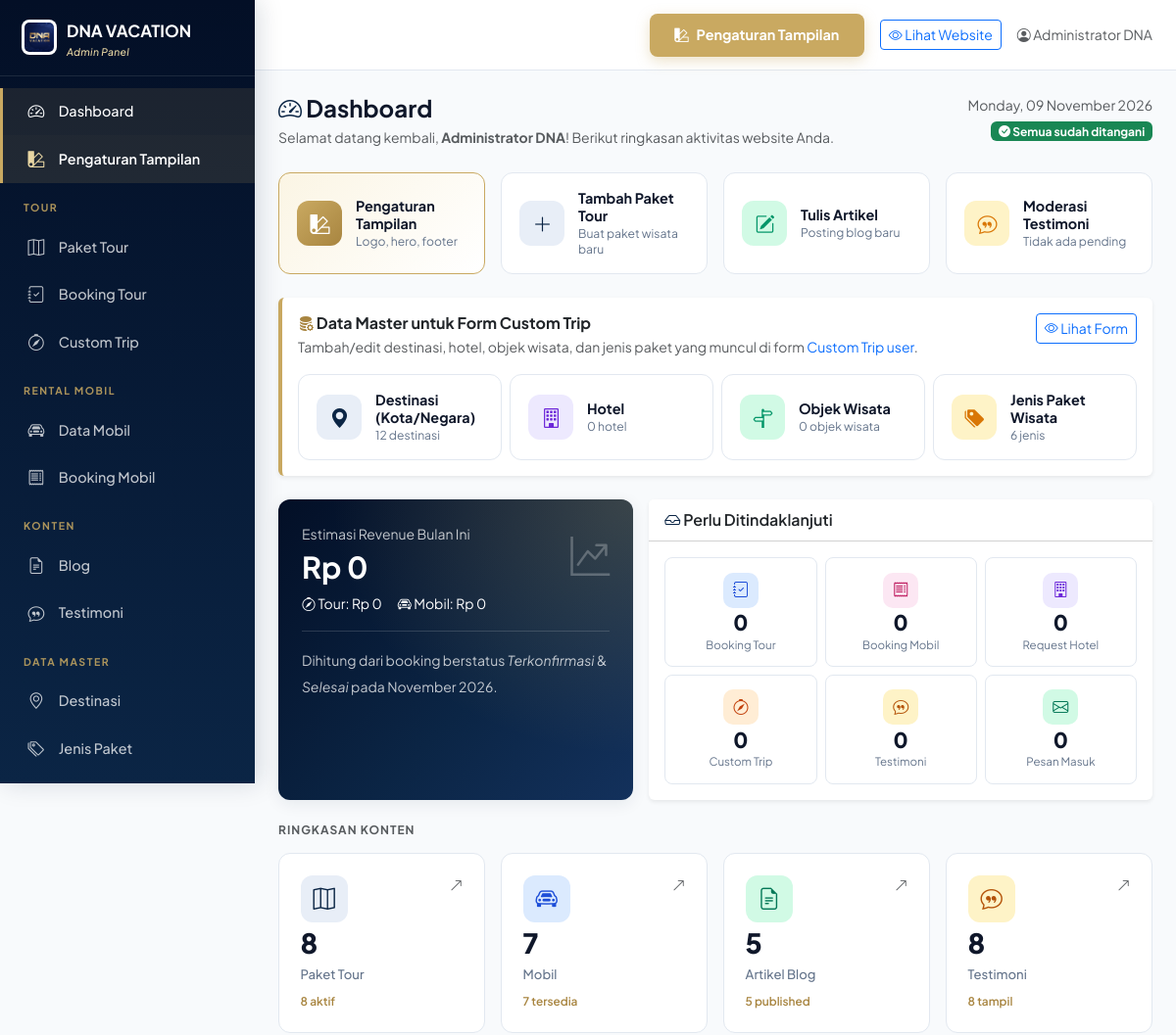
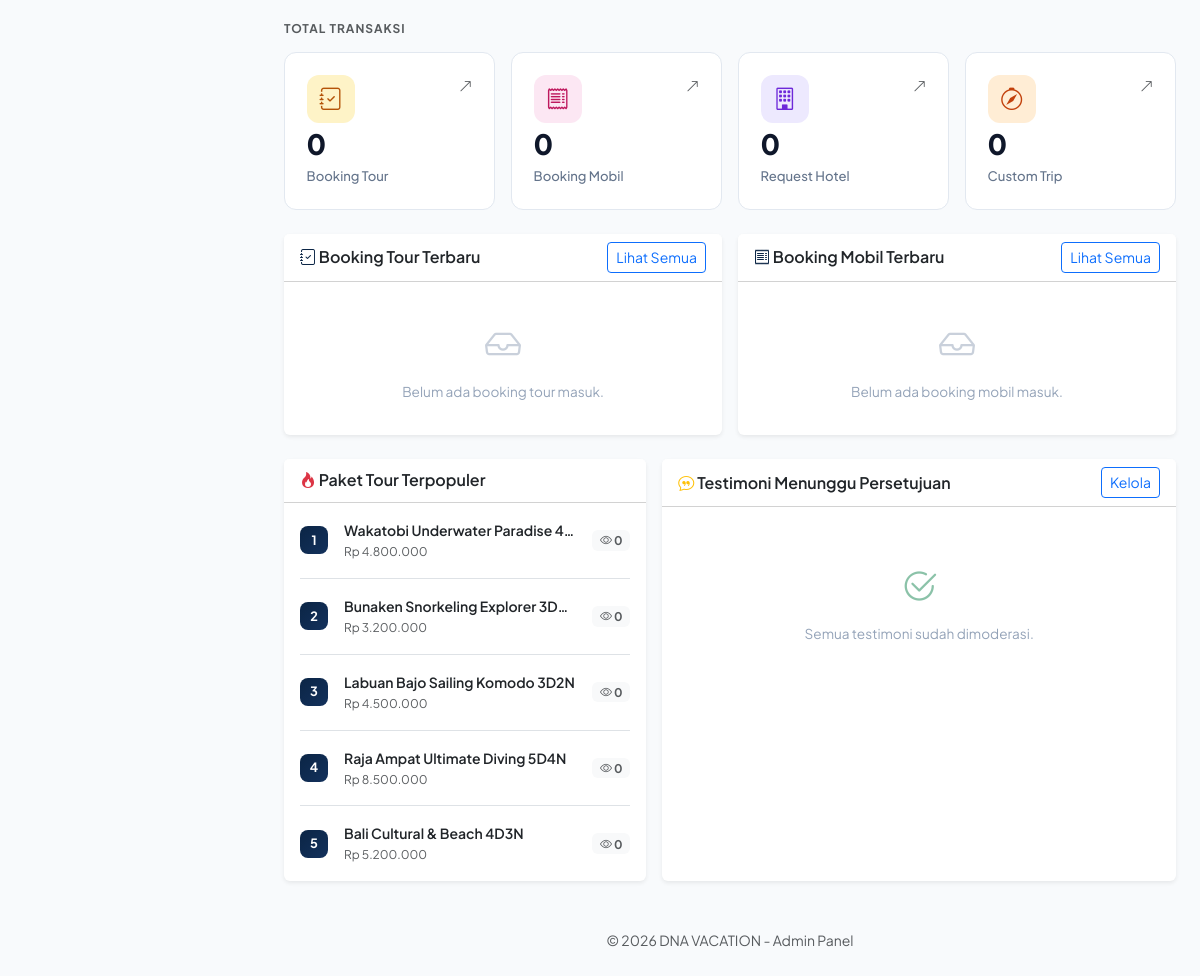
Page /admin/ (signed in) on the committed database (2 pictures, top to bottom).
### tables this page shows
CREATE TABLE tours (
  id INT AUTO_INCREMENT PRIMARY KEY,
  title VARCHAR(200) NOT NULL,
  slug VARCHAR(220) NOT NULL UNIQUE,
  destination_id INT,
  category_id INT,
  description TEXT,
  itinerary TEXT,
  includes TEXT,
  excludes TEXT,
  terms TEXT,
  meeting_point VARCHAR(255),
  duration VARCHAR(50),
  duration_days INT DEFAULT 1,
  price DECIMAL(12,0) NOT NULL DEFAULT 0,
  price_label VARCHAR(50) DEFAULT 'per orang',
  min_persons INT DEFAULT 1,
  max_persons INT DEFAULT 20,
  image VARCHAR(255),
  gallery TEXT COMMENT 'JSON array of image paths',
  is_active TINYINT(1) DEFAULT 1,
  is_best_seller TINYINT(1) DEFAULT 0,
  is_promo TINYINT(1) DEFAULT 0,
  promo_price DECIMAL(12,0) DEFAULT NULL,
  departure_dates TEXT COMMENT 'JSON array of dates',
  sort_order INT DEFAULT 0,
  view_count INT DEFAULT 0,
  meta_title VARCHAR(200),
  meta_description TEXT,
  created_at TIMESTAMP DEFAULT CURRENT_TIMESTAMP,
  updated_at TIMESTAMP DEFAULT CURRENT_TIMESTAMP ON UPDATE CURRENT_TIMESTAMP,
  FOREIGN KEY (destination_id) REFERENCES destinations(id) ON DELETE SET NULL,
  FOREIGN KEY (category_id) REFERENCES tour_categories(id) ON DELETE SET NULL,
  INDEX idx_active (is_active),
  INDEX idx_destination (destination_id),
  INDEX idx_category (category_id)
);

### admin/index.php (the view, shortened to what the rows shown need)
<?php
require_once __DIR__ . '/includes/header.php';
$recentTourBookings = $recentCarBookings = $pendingTestimonials = $topTours = [];
try {
    $topTours             = $pdo->query("SELECT title, view_count, price FROM tours WHERE is_active=1 ORDER BY view_count DESC LIMIT 5")->fetchAll();
} catch (PDOException $e) {
}
?>
<div class="p-3 p-md-4">
    <div class="row g-3">
        <div class="col-lg-5">
            <div class="card border-0 shadow-sm h-100">
                <div class="card-body">
                    <?php if (empty($topTours)): ?>
                        <div class="empty-state"><i class="bi bi-map"></i><p>Belum ada paket tour.</p></div>
                    <?php else: ?>
                        <?php foreach ($topTours as $i => $t): ?>
                        <div class="d-flex align-items-center gap-3 <?= $i < count($topTours) - 1 ? 'mb-3 pb-3 border-bottom' : '' ?>">
                            <span class="rank-badge"><?= $i + 1 ?></span>
                            <div class="flex-grow-1 min-w-0">
                                <div class="fw-semibold small text-truncate"><?= e($t['title']) ?></div>
                                <div class="text-muted" style="font-size:.75rem"><?= formatRupiah($t['price']) ?></div>
                            </div>
                            <span class="badge bg-light text-muted flex-shrink-0"><i class="bi bi-eye"></i> <?= $t['view_count'] ?></span>
                        </div>
                        <?php endforeach; ?>
                    <?php endif; ?>
                </div>
            </div>
        </div>
    </div>
</div>
<?php require_once __DIR__ . '/includes/footer.php'; ?>

### rows in the picture
tours: title "Wakatobi Underwater Paradise 4…", price "Rp 4.800.000", view_count "0"
tours: title "Bunaken Snorkeling Explorer 3D2N", price "Rp 3.200.000", view_count "0"
tours: title "Labuan Bajo Sailing Komodo 3D2N", price "Rp 4.500.000", view_count "0"
tours: title "Raja Ampat Ultimate Diving 5D4N", price "Rp 8.500.000", view_count "0"
tours: title "Bali Cultural & Beach 4D3N", price "Rp 5.200.000", view_count "0"

### other values in the picture
$_SESSION['admin_name'] "Administrator DNA"
$totalDestinations "12"
$totalHotels "0"
$totalAttractions "0"
$totalCategories "6"
formatRupiah($revenueTotal) "Rp 0"
formatRupiah($revenueThisMonth) "Rp 0"
formatRupiah($revenueCarMonth) "Rp 0"
$count "0"
$label "Booking Tour"
$label "Booking Mobil"
$label "Request Hotel"
$label "Custom Trip"
$label "Testimoni"
$label "Pesan Masuk"
